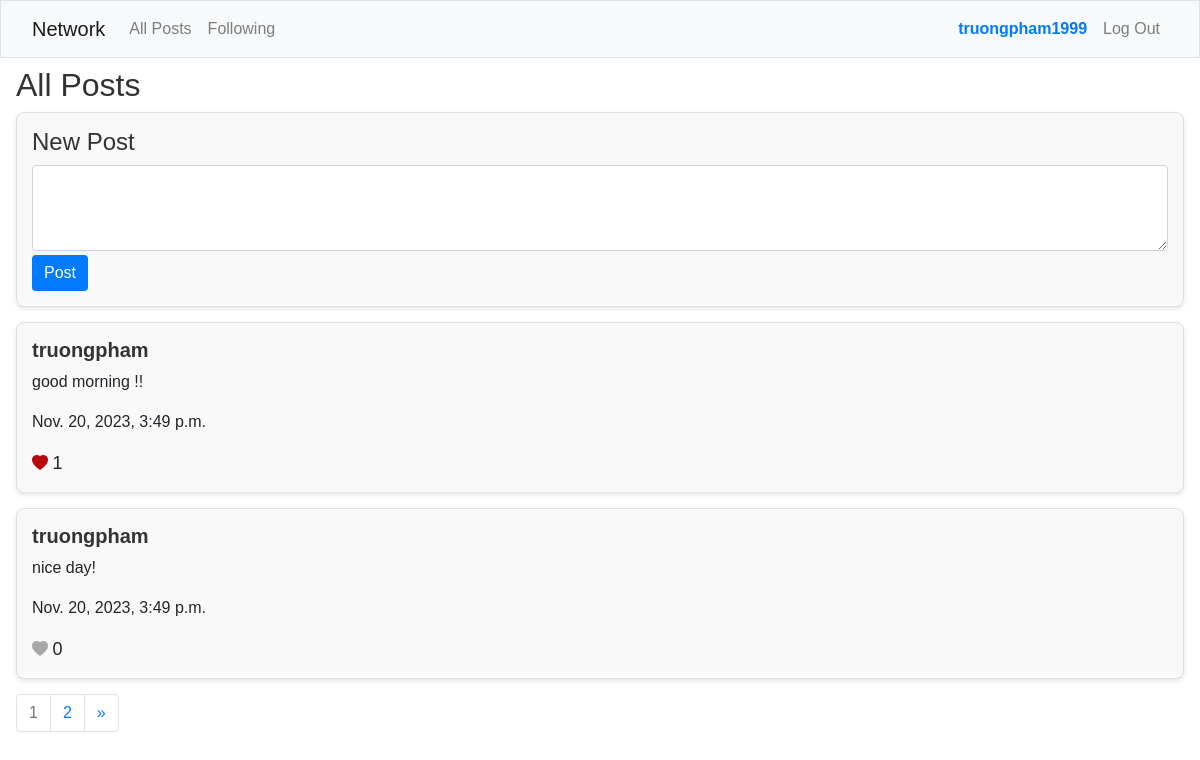
Screenshot of / (signed in) with the database file from the repository.
### network/models.py (models this page shows, shortened)
class User(AbstractUser):
    pass

class Post(models.Model):
    content = models.CharField(max_length=1000)
    poster = models.ForeignKey(User, on_delete=models.CASCADE, related_name='posts')
    date = models.DateTimeField(auto_now_add=True)
    def like_count(self):
        return self.likes.count()
    def is_like_by_user(self, user):
        return self.likes.filter(liker=user).exists()

### network/views.py (the view)
# urls.py: path("", views.index, name="index"),
def index(request):
    posts = Post.objects.all().order_by('-date')
    if request.user.is_authenticated:
        for post in posts:
            post.is_liked = post.is_like_by_user(request.user)
    else:
        for post in posts:
            post.is_liked = False
    posts, previous_page, next_page = paginate_posts(posts, request.GET.get('page'), 2)
    return render(request, "network/index.html", {
        "posts": posts,
        "previous_page": previous_page,
        "next_page": next_page,
    })

### network/views.py (called while the page is built)
def paginate_posts(posts, page_number, posts_per_page):
    paginator = Paginator(posts, posts_per_page)
    page = page_number
    try:
        posts = paginator.page(page)
    except PageNotAnInteger:
        posts = paginator.page(1)
    except EmptyPage:
        posts = paginator.page(paginator.num.pages)
    previous_page = posts.previous_page_number() if posts.has_previous() else None
    next_page = posts.next_page_number() if posts.has_next() else None
    return posts, previous_page, next_page

### network/templates/network/index.html (shortened to what this page needs)
{% extends "network/layout.html" %}
{% block body %}
    <div class="mt-2 mx-3">
        <h2>All Posts</h2>
        {% if user.is_authenticated %}
            <div class="post-form">
                <h4>New Post</h4>
                <form action="{% url 'newPost' %}" method="post">
                    <textarea class="form-control mb-1" name="new_post" id="new_post" cols="70" rows="3"></textarea>
                    <input type="submit" value="Post" class="btn btn-primary">
                </form>
            </div>
        {% endif %}
        {% for post in posts %}
            <div class="post-form mt-1 text-left" id="post-{{ post.id }}">
                <div class="flex-container-2">
                    <div>
                        <a href="{% url 'profile' post.poster.id %}"><h5><strong>{{ post.poster }}</strong></h5></a>
                    </div>
                </div>
                <p class="post-content">{{ post.content }}</p>
                <p>{{ post.date }}</p>
                <div id="like-container-{{ post.id }}">
                    <a href="javascript:void(0)" class="like-button {% if post.is_liked %}liked{% else %}unliked{% endif %}"
                    id="like-button-{{ post.id }}" data-post-id="{{ post.id }}" data-like="{{ post.is_liked|yesno:'true,false' }}">
                        <i class="bi bi-heart-fill"></i>
                    </a>
                    <span class="like-count" id="like-count-{{ post.id }}">{{ post.like_count }}</span>
                </div>
            </div>
        {% endfor %}
        <nav aria-label="Page navigation example">
            <ul class="pagination">
                <li class="page-item disabled"><span class="page-link color-type">{{ posts.number }}</span></li>
                {% if posts.has_next %}
                    <li class="page-item"><a class="page-link" href="?page={{ posts.next_page_number }}">{{ next_page }}</a></li>
                    <li class="page-item">
                        <a class="page-link" href="?page={{ posts.paginator.num_pages }}" aria-label="Next">
                            <span aria-hidden="true">&raquo;</span>
                        </a>
                    </li>
                {% endif %}
            </ul>
        </nav>
    </div>
{% endblock %}

### network/templates/network/layout.html (shortened to what this page needs)
{% load static %}
<!DOCTYPE html>
<html lang="en">
    <head>
        <link rel="stylesheet" href="https://stackpath.bootstrapcdn.com/bootstrap/4.4.1/css/bootstrap.min.css">
        <link rel="stylesheet" href="https://cdn.jsdelivr.net/npm/bootstrap-icons@1.8.1/font/bootstrap-icons.css">
        <link href="{% static 'network/styles.css' %}" rel="stylesheet">
    </head>
    <body>
        <nav class="bg-light border navbar navbar-expand-md navbar-light">
            <div class="container-fluid">
                <a class="navbar-brand" href="{% url 'index' %}">Network</a>
                <div class="collapse navbar-collapse justify-content-between" id="navbar">
                    <ul class="navbar-nav">
                        {% if user.is_authenticated %}
                            <li class="nav-item">
                                <a class="nav-link" href="{% url 'index' %}">All Posts</a>
                            </li>
                            <li class="nav-item">
                                <a class="nav-link" href="{% url 'following_page' %}">Following</a>
                            </li>
                        {% else %}
                            <li class="nav-item">
                                <a class="nav-link" href="{% url 'index' %}">All Posts</a>
                            </li>
                        {% endif %}
                    </ul>
                    <ul class="navbar-nav">
                        {% if user.is_authenticated %}
                            <li class="nav-item">
                                <a class="nav-link" href="{% url 'profile' user.id %}"><strong style="color: #007bff;">{{ user.username }}</strong></a>
                            </li>
                            <li class="nav-item">
                                <a class="nav-link" href="{% url 'logout' %}">Log Out</a>
                            </li>
                        {% endif %}
                    </ul>
                </div>
            </div>
        </nav>
        <div class="body">
            {% block body %}
            {% endblock %}
        </div>
    </body>
</html>

### network/static/network/styles.css (style rules this page uses)
.post-form { border: 2px solid #ccc; padding: 10px; margin-bottom: 10px; border-radius: 7px; }
.color-type { color: grey; }
.flex-container-2 { display: flex; flex-direction: row; justify-content: space-between; }
.unliked { color: #a7a7a7; cursor: pointer; }
.liked { color: #b60808; cursor: pointer; }
.like-count { display: inline; font-size: 18px; }
.post-form { background-color: #f9f9f9; border: 1px solid #e0e0e0; padding: 15px; margin-bottom: 15px; border-radius: 8px; box-shadow: 0 2px 4px rgba(0, 0, 0, 0.1); }
body { font-family: 'Arial', sans-serif; }
h2, h4, h5 { color: #333; }
.btn-primary { background-color: #007bff; border: none; }
.flex-container, .flex-container-2 { align-items: center; }

### rows the page displays
User: username "truongpham1999"
Post: poster "truongpham", content "good morning !!", date "Nov. 20, 2023, 3:49 p.m.", like_count "1"
Post: poster "truongpham", content "nice day!", date "Nov. 20, 2023, 3:49 p.m.", like_count "0"

### other values shown
{{ posts.number }} "1"
{{ next_page }} "2"
